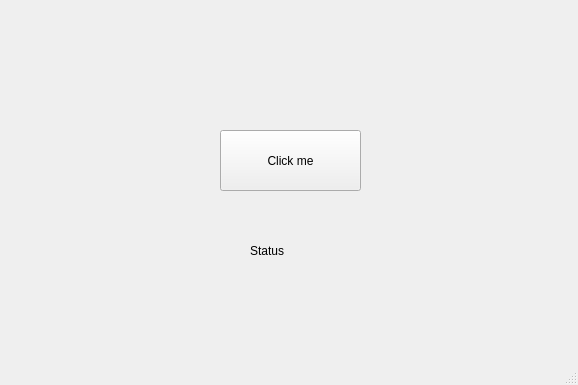
<?xml version="1.0" encoding="UTF-8"?>
<ui version="4.0">
 <class>MainWindow</class>
 <widget class="QMainWindow" name="MainWindow">
  <property name="geometry">
   <rect>
    <x>0</x>
    <y>0</y>
    <width>578</width>
    <height>385</height>
   </rect>
  </property>
  <property name="windowTitle">
   <string>MainWindow</string>
  </property>
  <widget class="QWidget" name="centralwidget">
   <widget class="QPushButton" name="pushButtonClose">
    <property name="geometry">
     <rect>
      <x>220</x>
      <y>130</y>
      <width>141</width>
      <height>61</height>
     </rect>
    </property>
    <property name="text">
     <string>Click me</string>
    </property>
   </widget>
   <widget class="QLabel" name="label">
    <property name="geometry">
     <rect>
      <x>250</x>
      <y>220</y>
      <width>121</width>
      <height>61</height>
     </rect>
    </property>
    <property name="text">
     <string>Status</string>
    </property>
   </widget>
  </widget>
  <widget class="QStatusBar" name="statusbar"/>
  <widget class="QMenuBar" name="menubar">
   <property name="geometry">
    <rect>
     <x>0</x>
     <y>0</y>
     <width>578</width>
     <height>21</height>
    </rect>
   </property>
  </widget>
 </widget>
 <resources/>
 <connections/>
</ui>
